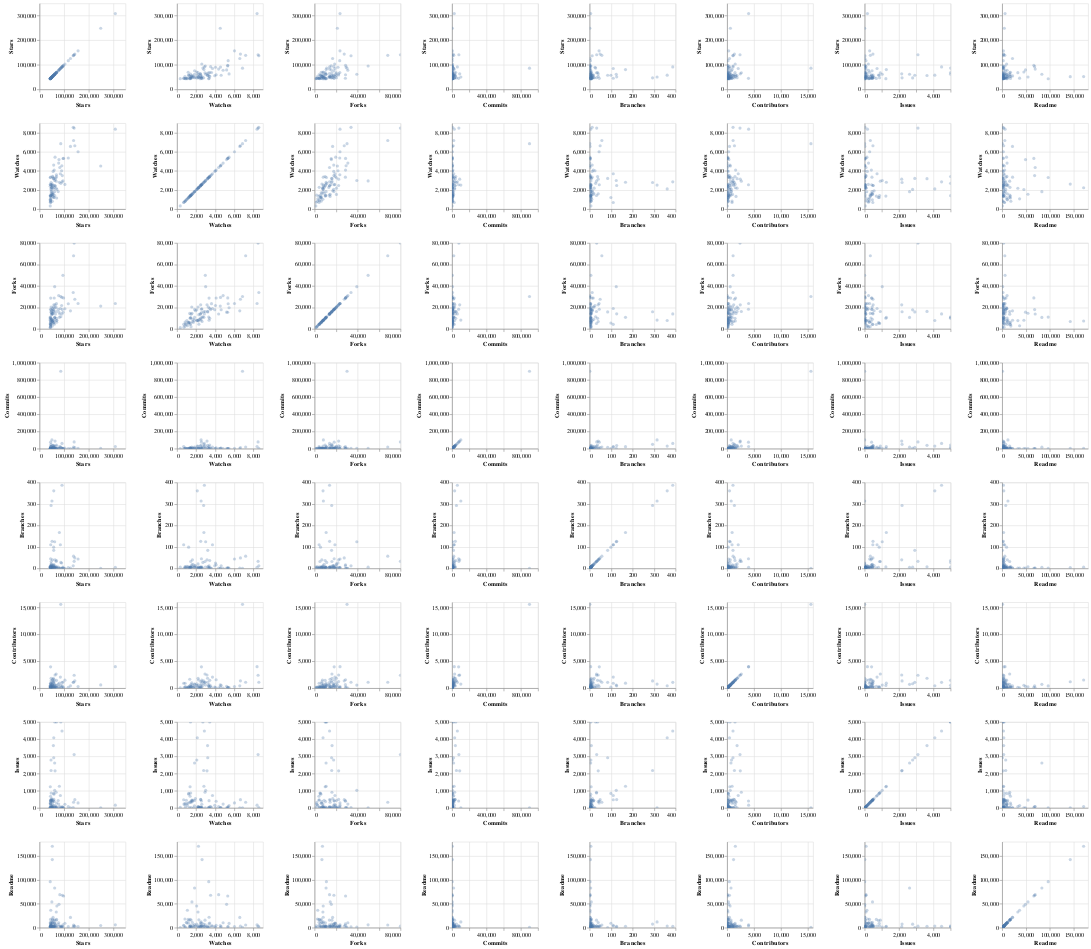

Notebook code for this chart:
### Code cell
import altair as alt

alt.Chart(project_info).mark_circle(
).encode(
    alt.X(alt.repeat("column"), type='quantitative'),
    alt.Y(alt.repeat("row"), type='quantitative'),
    opacity=alt.value(0.3)
).properties(
    width=150,
    height=150
).repeat(
    row=["Stars", "Watches", "Forks", "Commits", "Branches", "Contributors", "Issues", "Readme"],
    column=["Stars", "Watches", "Forks", "Commits", "Branches", "Contributors", "Issues", "Readme"]
).interactive()

### Figure 1 — Vega-Lite specification as saved in the notebook (floating-point values rounded to 4 significant figures)
{"config": {"view": {"continuousWidth": 400, "continuousHeight": 300}}, "repeat": {"column": ["Stars", "Watches", "Forks", "Commits", "Branches", "Contributors", "Issues", "Readme"], "row": ["Stars", "Watches", "Forks", "Commits", "Branches", "Contributors", "Issues", "Readme"]}, "spec": {"data": {"name": "data-5758a8594c3d5b183fdb9cf3db6a1966"}, "mark": "circle", "encoding": {"opacity": {"value": 0.3}, "x": {"type": "quantitative", "field": {"repeat": "column"}}, "y": {"type": "quantitative", "field": {"repeat": "row"}}}, "height": 150, "selection": {"selector001": {"type": "interval", "bind": "scales", "encodings": ["x", "y"]}}, "width": 150}, "$schema": "https://vega.github.io/schema/vega-lite/v4.0.2.json", "datasets": {"data-5758a8594c3d5b183fdb9cf3db6a1966": [{"Name": "freeCodeCamp", "Language": "JavaScript", "Stars": 308649, "Watches": 8376, "Forks": 23684, "Commits": 25355, "Branches": 5, "Contributors": 3999, "Issues": 163, "Readme": 6017}, {"Name": "996.ICU", "Language": "Rust", "Stars": 249141, "Watches": 4523, "Forks": 21217, "Commits": 3019, "Branches": 1, "Contributors": 605, "Issues": 0, "Readme": 4482}, {"Name": "vue", "Language": "JavaScript", "Stars": 156926, "Watches": 6012, "Forks": 23646, "Commits": 3085, "Branches": 44, "Contributors": 289, "Issues": 291, "Readme": 2546}, {"Name": "react", "Language": "JavaScript", "Stars": 143727, "Watches": 6636, "Forks": 27597, "Commits": 12812, "Branches": 49, "Contributors": 1361, "Issues": 483, "Readme": 3185}, {"Name": "tensorflow", "Language": "C++", "Stars": 140937, "Watches": 8485, "Forks": 79892, "Commits": 78840, "Branches": 33, "Contributors": 2396, "Issues": 3102, "Readme": 3193}, {"Name": "bootstrap", "Language": "JavaScript", "Stars": 138610, "Watches": 7183, "Forks": 68131, "Commits": 19337, "Branches": 57, "Contributors": 1108, "Issues": 331, "Readme": 5522}, {"Name": "free-programming-books", "Language": "None", "Stars": 137096, "Watches": 8564, "Forks": 33912, "Commits": 5200, "Branches": 12, "Contributors": 1096, "Issues": 19, "Readme": 1691}, {"Name": "awesome", "Language": "None", "Stars": 125921, "Watches": 6569, "Forks": 16797, "Commits": 892, "Branches": 2, "Contributors": 439, "Issues": 12, "Readme": 21585}, {"Name": "You-Dont-Know-JS", "Language": "None", "Stars": 117033, "Watches": 5352, "Forks": 23437, "Commits": 1654, "Branches": 4, "Contributors": 169, "Issues": 76, "Readme": 2186}, {"Name": "ohmyzsh", "Language": "Shell", "Stars": 103392, "Watches": 2593, "Forks": 18729, "Commits": 5481, "Branches": 1, "Contributors": 1498, "Issues": 214, "Readme": 9341}, {"Name": "computer-science", "Language": "None", "Stars": 54931, "Watches": 3352, "Forks": 8057, "Commits": 754, "Branches": 2, "Contributors": 91, "Issues": 8, "Readme": 21752}, {"Name": "30-seconds-of-code", "Language": "JavaScript", "Stars": 54579, "Watches": 1710, "Forks": 6130, "Commits": 4780, "Branches": 5, "Contributors": 189, "Issues": 3, "Readme": 1429}, {"Name": "material-ui", "Language": "JavaScript", "Stars": 54509, "Watches": 1330, "Forks": 14426, "Commits": 11067, "Branches": 4, "Contributors": 1652, "Issues": 328, "Readme": 2112}, {"Name": "jquery", "Language": "JavaScript", "Stars": 52954, "Watches": 3425, "Forks": 19064, "Commits": 6465, "Branches": 4, "Contributors": 277, "Issues": 70, "Readme": 9917}, {"Name": "webpack", "Language": "JavaScript", "Stars": 52907, "Watches": 1605, "Forks": 6782, "Commits": 10470, "Branches": 40, "Contributors": 584, "Issues": 368, "Readme": 10794}, {"Name": "redux", "Language": "TypeScript", "Stars": 52208, "Watches": 1472, "Forks": 13738, "Commits": 2961, "Branches": 5, "Contributors": 721, "Issues": 28, "Readme": 15861}, {"Name": "thefuck", "Language": "Python", "Stars": 52059, "Watches": 826, "Forks": 2614, "Commits": 1555, "Branches": 7, "Contributors": 140, "Issues": 182, "Readme": 18186}, {"Name": "awesome-vue", "Language": "None", "Stars": 51995, "Watches": 2242, "Forks": 7319, "Commits": 2813, "Branches": 6, "Contributors": 1526, "Issues": 86, "Readme": 170600}, {"Name": "awesome-go", "Language": "Go", "Stars": 51917, "Watches": 2620, "Forks": 6855, "Commits": 3328, "Branches": 4, "Contributors": 1195, "Issues": 8, "Readme": 142584}, {"Name": "atom", "Language": "JavaScript", "Stars": 51137, "Watches": 2478, "Forks": 13996, "Commits": 37358, "Branches": 126, "Contributors": 436, "Issues": 485, "Readme": 2664}, {"Name": "swift", "Language": "C++", "Stars": 50619, "Watches": 2518, "Forks": 8182, "Commits": 101825, "Branches": 314, "Contributors": 759, "Issues": 0, "Readme": 12100}, {"Name": "reveal.js", "Language": "JavaScript", "Stars": 50299, "Watches": 1560, "Forks": 14570, "Commits": 2416, "Branches": 8, "Contributors": 255, "Issues": 457, "Readme": 54052}, {"Name": "LeetCodeAnimation", "Language": "Java", "Stars": 49747, "Watches": 2289, "Forks": 8983, "Commits": 87, "Branches": 1, "Contributors": 5, "Issues": 0, "Readme": 1146}, {"Name": "vue-element-admin", "Language": "Vue", "Stars": 49237, "Watches": 1918, "Forks": 16903, "Commits": 966, "Branches": 13, "Contributors": 104, "Issues": 549, "Readme": 3493}, {"Name": "flask", "Language": "Python", "Stars": 48875, "Watches": 2278, "Forks": 13272, "Commits": 3837, "Branches": 4, "Contributors": 566, "Issues": 18, "Readme": 1512}, {"Name": "socket.io", "Language": "JavaScript", "Stars": 48751, "Watches": 1664, "Forks": 8898, "Commits": 1720, "Branches": 19, "Contributors": 155, "Issues": 449, "Readme": 4959}, {"Name": "express", "Language": "JavaScript", "Stars": 47344, "Watches": 1821, "Forks": 7943, "Commits": 5558, "Branches": 12, "Contributors": 230, "Issues": 123, "Readme": 2322}, {"Name": "Semantic-UI", "Language": "JavaScript", "Stars": 47323, "Watches": 1426, "Forks": 4999, "Commits": 6684, "Branches": 32, "Contributors": 190, "Issues": 867, "Readme": 3946}, {"Name": "shadowsocks-windows", "Language": "C#", "Stars": 47312, "Watches": 2559, "Forks": 15184, "Commits": 1345, "Branches": 8, "Contributors": 65, "Issues": 49, "Readme": 3905}, {"Name": "Chart.js", "Language": "JavaScript", "Stars": 47211, "Watches": 1449, "Forks": 10179, "Commits": 3051, "Branches": 4, "Contributors": 313, "Issues": 367, "Readme": 496}, {"Name": "node", "Language": "JavaScript", "Stars": 67668, "Watches": 2928, "Forks": 16153, "Commits": 29600, "Branches": 32, "Contributors": 2645, "Issues": 910, "Readme": 15741}, {"Name": "Python", "Language": "Python", "Stars": 67036, "Watches": 3284, "Forks": 20242, "Commits": 1419, "Branches": 7, "Contributors": 428, "Issues": 15, "Readme": 366}, {"Name": "animate.css", "Language": "CSS", "Stars": 64774, "Watches": 2424, "Forks": 13816, "Commits": 456, "Branches": 6, "Contributors": 96, "Issues": 30, "Readme": 5876}, {"Name": "kubernetes", "Language": "Go", "Stars": 63213, "Watches": 3138, "Forks": 22420, "Commits": 88446, "Branches": 40, "Contributors": 2446, "Issues": 2156, "Readme": 1847}, {"Name": "free-programming-books-zh_CN", "Language": "None", "Stars": 63154, "Watches": 5447, "Forks": 19641, "Commits": 901, "Branches": 1, "Contributors": 112, "Issues": 135, "Readme": 9020}, {"Name": "Font-Awesome", "Language": "JavaScript", "Stars": 62073, "Watches": 1411, "Forks": 10520, "Commits": 64, "Branches": 6, "Contributors": 6, "Issues": 5000, "Readme": 3933}, {"Name": "javascript-algorithms", "Language": "JavaScript", "Stars": 61909, "Watches": 2461, "Forks": 10068, "Commits": 790, "Branches": 4, "Contributors": 87, "Issues": 49, "Readme": 10268}, {"Name": "models", "Language": "Python", "Stars": 61642, "Watches": 2995, "Forks": 39306, "Commits": 4198, "Branches": 124, "Contributors": 572, "Issues": 1023, "Readme": 1084}, {"Name": "youtube-dl", "Language": "Python", "Stars": 61598, "Watches": 1832, "Forks": 10676, "Commits": 17560, "Branches": 5, "Contributors": 714, "Issues": 2612, "Readme": 83125}, {"Name": "build-your-own-x", "Language": "None", "Stars": 60204, "Watches": 2285, "Forks": 4321, "Commits": 379, "Branches": 1, "Contributors": 60, "Issues": 42, "Readme": 16366}, {"Name": "django", "Language": "Python", "Stars": 47189, "Watches": 2201, "Forks": 20363, "Commits": 27917, "Branches": 21, "Contributors": 1854, "Issues": 0, "Readme": 1753}, {"Name": "elasticsearch", "Language": "Java", "Stars": 47003, "Watches": 2785, "Forks": 15960, "Commits": 50582, "Branches": 293, "Contributors": 1355, "Issues": 2176, "Readme": 7462}, {"Name": "keras", "Language": "Python", "Stars": 46783, "Watches": 2067, "Forks": 17741, "Commits": 5342, "Branches": 6, "Contributors": 820, "Issues": 2790, "Readme": 7412}, {"Name": "httpie", "Language": "Python", "Stars": 45757, "Watches": 1080, "Forks": 2954, "Commits": 1148, "Branches": 2, "Contributors": 84, "Issues": 135, "Readme": 36489}, {"Name": "storybook", "Language": "TypeScript", "Stars": 45545, "Watches": 693, "Forks": 4219, "Commits": 24957, "Branches": 110, "Contributors": 914, "Issues": 476, "Readme": 4996}, {"Name": "json-server", "Language": "JavaScript", "Stars": 45513, "Watches": 973, "Forks": 4183, "Commits": 789, "Branches": 3, "Contributors": 60, "Issues": 448, "Readme": 11168}, {"Name": "Apollo-11", "Language": "Assembly", "Stars": 45415, "Watches": 1292, "Forks": 6230, "Commits": 354, "Branches": 3, "Contributors": 103, "Issues": 14, "Readme": 2615}, {"Name": "spring-boot", "Language": "Java", "Stars": 45371, "Watches": 3351, "Forks": 28674, "Commits": 25192, "Branches": 12, "Contributors": 651, "Issues": 423, "Readme": 7885}, {"Name": "rails", "Language": "Ruby", "Stars": 45036, "Watches": 2553, "Forks": 18243, "Commits": 75943, "Branches": 45, "Contributors": 3973, "Issues": 404, "Readme": 3733}, {"Name": "next.js", "Language": "JavaScript", "Stars": 44999, "Watches": 846, "Forks": 6324, "Commits": 5100, "Branches": 3, "Contributors": 917, "Issues": 272, "Readme": 415}, {"Name": "netdata", "Language": "C", "Stars": 44811, "Watches": 1365, "Forks": 4072, "Commits": 9816, "Branches": 3, "Contributors": 323, "Issues": 680, "Readme": 17346}, {"Name": "FiraCode", "Language": "Clojure", "Stars": 44430, "Watches": 720, "Forks": 1632, "Commits": 364, "Branches": 1, "Contributors": 70, "Issues": 222, "Readme": 3909}, {"Name": "deno", "Language": "TypeScript", "Stars": 44361, "Watches": 1462, "Forks": 2058, "Commits": 2786, "Branches": 6, "Contributors": 220, "Issues": 320, "Readme": 321}, {"Name": "html5-boilerplate", "Language": "JavaScript", "Stars": 43999, "Watches": 2606, "Forks": 10529, "Commits": 1778, "Branches": 3, "Contributors": 231, "Issues": 2, "Readme": 3100}, {"Name": "element", "Language": "Vue", "Stars": 43773, "Watches": 1364, "Forks": 9882, "Commits": 4368, "Branches": 7, "Contributors": 501, "Issues": 1235, "Readme": 2068}, {"Name": "markdown-here", "Language": "JavaScript", "Stars": 43759, "Watches": 1032, "Forks": 7727, "Commits": 807, "Branches": 10, "Contributors": 12, "Issues": 246, "Readme": 10006}, {"Name": "Front-end-Developer-Interview-Questions", "Language": "HTML", "Stars": 43600, "Watches": 2409, "Forks": 8776, "Commits": 786, "Branches": 3, "Contributors": 208, "Issues": 5, "Readme": 2451}, {"Name": "resume.github.com", "Language": "JavaScript", "Stars": 43586, "Watches": 336, "Forks": 1148, "Commits": 263, "Branches": 6, "Contributors": 48, "Issues": 29, "Readme": 491}, {"Name": "awesome-machine-learning", "Language": "Python", "Stars": 43531, "Watches": 3319, "Forks": 11012, "Commits": 1368, "Branches": 2, "Contributors": 416, "Issues": 0, "Readme": 96387}, {"Name": "lodash", "Language": "JavaScript", "Stars": 43499, "Watches": 871, "Forks": 4683, "Commits": 7994, "Branches": 7, "Contributors": 287, "Issues": 35, "Readme": 1511}, {"Name": "angular.js", "Language": "JavaScript", "Stars": 59652, "Watches": 4091, "Forks": 28814, "Commits": 8978, "Branches": 17, "Contributors": 1578, "Issues": 390, "Readme": 5186}, {"Name": "puppeteer", "Language": "JavaScript", "Stars": 58609, "Watches": 1227, "Forks": 5840, "Commits": 1624, "Branches": 5, "Contributors": 251, "Issues": 803, "Readme": 15151}, {"Name": "three.js", "Language": "JavaScript", "Stars": 58426, "Watches": 2474, "Forks": 22381, "Commits": 31921, "Branches": 5, "Contributors": 1221, "Issues": 494, "Readme": 1313}, {"Name": "TypeScript", "Language": "TypeScript", "Stars": 58004, "Watches": 2119, "Forks": 7870, "Commits": 29642, "Branches": 361, "Contributors": 444, "Issues": 4082, "Readme": 3401}, {"Name": "angular", "Language": "TypeScript", "Stars": 57735, "Watches": 3216, "Forks": 15845, "Commits": 17027, "Branches": 84, "Contributors": 1089, "Issues": 2918, "Readme": 418}, {"Name": "terminal", "Language": "C++", "Stars": 57645, "Watches": 1214, "Forks": 5525, "Commits": 977, "Branches": 99, "Contributors": 195, "Issues": 846, "Readme": 9229}, {"Name": "laravel", "Language": "PHP", "Stars": 57565, "Watches": 4616, "Forks": 17848, "Commits": 6139, "Branches": 12, "Contributors": 524, "Issues": 0, "Readme": 2160}, {"Name": "moby", "Language": "Go", "Stars": 56352, "Watches": 3195, "Forks": 16273, "Commits": 38283, "Branches": 8, "Contributors": 1849, "Issues": 3627, "Readme": 3109}, {"Name": "ant-design", "Language": "TypeScript", "Stars": 56331, "Watches": 1542, "Forks": 20352, "Commits": 17316, "Branches": 17, "Contributors": 1002, "Issues": 435, "Readme": 1959}, {"Name": "java-design-patterns", "Language": "Java", "Stars": 55369, "Watches": 3948, "Forks": 17856, "Commits": 2402, "Branches": 12, "Contributors": 186, "Issues": 156, "Readme": 2018}, {"Name": "coding-interview-university", "Language": "None", "Stars": 97837, "Watches": 5309, "Forks": 28846, "Commits": 1318, "Branches": 1, "Contributors": 139, "Issues": 26, "Readme": 66343}, {"Name": "developer-roadmap", "Language": "None", "Stars": 95745, "Watches": 5303, "Forks": 15471, "Commits": 253, "Branches": 2, "Contributors": 22, "Issues": 5, "Readme": 1880}, {"Name": "gitignore", "Language": "None", "Stars": 95223, "Watches": 2959, "Forks": 49830, "Commits": 3207, "Branches": 6, "Contributors": 1110, "Issues": 0, "Readme": 6018}, {"Name": "javascript", "Language": "JavaScript", "Stars": 92602, "Watches": 3516, "Forks": 17991, "Commits": 1796, "Branches": 2, "Contributors": 429, "Issues": 79, "Readme": 67978}, {"Name": "vscode", "Language": "TypeScript", "Stars": 91489, "Watches": 2859, "Forks": 13941, "Commits": 61145, "Branches": 387, "Contributors": 1091, "Issues": 4475, "Readme": 2777}, {"Name": "CS-Notes", "Language": "Java", "Stars": 90797, "Watches": 4549, "Forks": 29330, "Commits": 3591, "Branches": 1, "Contributors": 207, "Issues": 18, "Readme": 769}, {"Name": "d3", "Language": "JavaScript", "Stars": 89925, "Watches": 4025, "Forks": 21806, "Commits": 4209, "Branches": 25, "Contributors": 121, "Issues": 3, "Readme": 1446}, {"Name": "flutter", "Language": "Dart", "Stars": 86701, "Watches": 2704, "Forks": 11303, "Commits": 17643, "Branches": 28, "Contributors": 534, "Issues": 5000, "Readme": 2180}, {"Name": "linux", "Language": "C", "Stars": 86465, "Watches": 6854, "Forks": 30209, "Commits": 900539, "Branches": 1, "Contributors": 15600, "Issues": 0, "Readme": 718}, {"Name": "react-native", "Language": "JavaScript", "Stars": 84879, "Watches": 3709, "Forks": 18961, "Commits": 19379, "Branches": 110, "Contributors": 2062, "Issues": 721, "Readme": 3522}, {"Name": "system-design-primer", "Language": "Python", "Stars": 82651, "Watches": 4355, "Forks": 13915, "Commits": 280, "Branches": 2, "Contributors": 75, "Issues": 78, "Readme": 69114}, {"Name": "electron", "Language": "C++", "Stars": 80684, "Watches": 2812, "Forks": 10766, "Commits": 23166, "Branches": 167, "Contributors": 928, "Issues": 1261, "Readme": 3022}, {"Name": "awesome-python", "Language": "Python", "Stars": 79254, "Watches": 5190, "Forks": 15599, "Commits": 1430, "Branches": 2, "Contributors": 325, "Issues": 1, "Readme": 48859}, {"Name": "Python-100-Days", "Language": "Jupyter Notebook", "Stars": 78068, "Watches": 4822, "Forks": 30979, "Commits": 296, "Branches": 1, "Contributors": 12, "Issues": 224, "Readme": 10279}, {"Name": "create-react-app", "Language": "JavaScript", "Stars": 76042, "Watches": 1839, "Forks": 18136, "Commits": 2493, "Branches": 6, "Contributors": 787, "Issues": 430, "Readme": 6707}, {"Name": "public-apis", "Language": "Python", "Stars": 70648, "Watches": 2055, "Forks": 8017, "Commits": 2132, "Branches": 2, "Contributors": 545, "Issues": 5, "Readme": 45480}, {"Name": "axios", "Language": "JavaScript", "Stars": 69633, "Watches": 1165, "Forks": 6167, "Commits": 905, "Branches": 8, "Contributors": 199, "Issues": 284, "Readme": 17360}, {"Name": "go", "Language": "Go", "Stars": 68953, "Watches": 3422, "Forks": 9809, "Commits": 42513, "Branches": 37, "Contributors": 1464, "Issues": 5000, "Readme": 1334}, {"Name": "JavaGuide", "Language": "Java", "Stars": 68806, "Watches": 3607, "Forks": 23514, "Commits": 2063, "Branches": 1, "Contributors": 124, "Issues": 21, "Readme": 4083}, {"Name": "the-art-of-command-line", "Language": "None", "Stars": 68154, "Watches": 2193, "Forks": 7759, "Commits": 1185, "Branches": 2, "Contributors": 150, "Issues": 78, "Readme": 32825}]}}
